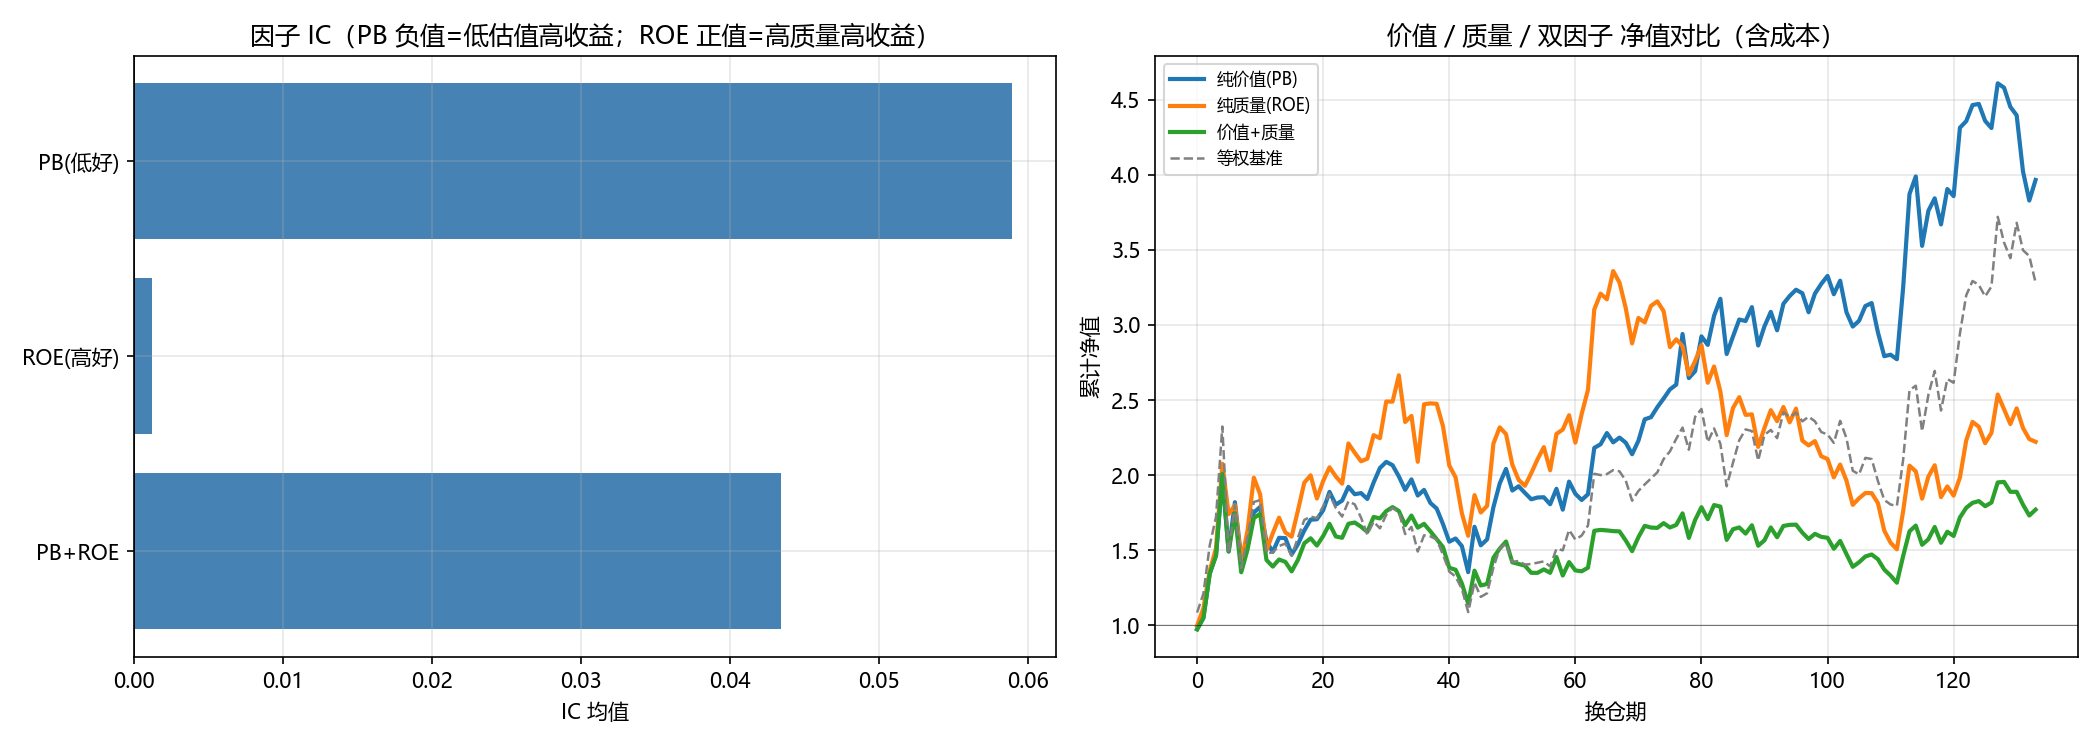

Here is the Python script that generated this plot:
# -*- coding: utf-8 -*-
"""
价值 + 质量双因子研究：低 PB + 高 ROE = 好公司好价格（格雷厄姆/巴菲特式）
- 价值因子：PB（低好）
- 质量因子：ROE（高好，年报滞后 4 个月避免前视偏差）
- 检验：ROE 是否在 PB 之上提供增量 alpha
"""
import pickle
import numpy as np
import pandas as pd

import matplotlib
matplotlib.use('Agg')
import matplotlib.pyplot as plt
plt.rcParams['font.sans-serif'] = ['Microsoft YaHei', 'SimHei', 'SimSun']
plt.rcParams['axes.unicode_minus'] = False

LISTED_CACHE = "full_market_cache.pkl"
VAL_CACHE = "val_cache.pkl"
ROE_CACHE = "roe_cache.pkl"

HOLD, N_HOLD = 21, 50
ROUND_TRIP = 0.0030


def zscore(s):
    s = s.astype(float)
    sd = s.std()
    return (s - s.mean()) / sd if sd > 0 else pd.Series(0.0, index=s.index)


def clean(f):  # 估值因子：负值置 NaN + 缩尾
    f = f.astype(float)
    f = f.where(f > 0)
    lo, hi = f.quantile(0.01), f.quantile(0.99)
    return f.clip(lo, hi)


def winsorize(s):  # ROE：保留负值，仅缩尾
    s = s.astype(float)
    lo, hi = s.quantile(0.01), s.quantile(0.99)
    return s.clip(lo, hi)


def spearman(a, b):
    df = pd.DataFrame({"a": a, "b": b}).dropna()
    if len(df) < 10:
        return np.nan
    return df['a'].rank().corr(df['b'].rank())


def tstat(ics):
    s = pd.Series(ics).dropna()
    if len(s) < 5 or s.std() == 0:
        return 0.0
    return s.mean() / s.std() * np.sqrt(len(s))


def to_bs_code(c):
    return ('sh.' if c.startswith('6') else 'sz.') + c


# ============ 数据 ============
with open(LISTED_CACHE, 'rb') as f:
    listed = pickle.load(f)
with open(VAL_CACHE, 'rb') as f:
    val = pickle.load(f)
with open(ROE_CACHE, 'rb') as f:
    roe_df = pickle.load(f)

close = listed['close']
pb = val['pb'].reindex(close.index)
roe_df.columns = [to_bs_code(c) for c in roe_df.columns]
roe_df = roe_df[[c for c in close.columns if c in roe_df.columns]]

# 点即时 ROE：年报 Y 于 Y+1 年 4/30 公布后才可用
def build_pt_roe(roe_df, dates):
    roe_pt = pd.DataFrame(index=dates, columns=roe_df.columns, dtype=float)
    for year in roe_df.index:
        start = pd.Timestamp(year + 1, 4, 30)
        end = pd.Timestamp(year + 2, 4, 30)
        mask = (dates >= start) & (dates < end)
        if mask.any():
            roe_pt.loc[mask, :] = roe_df.loc[year].values
    return roe_pt

roe_pt = build_pt_roe(roe_df, close.index)
print(f"ROE 数据: {roe_df.shape[0]}年 × {roe_df.shape[1]}只，点即时 ROE 覆盖 {roe_pt.notna().sum().sum()} 个(期×股)")

dates = close.index
rebal = [i for i in range(0, len(dates), HOLD) if i + HOLD < len(dates)]


def fwd_ret(i):
    return close.iloc[i + HOLD] / close.iloc[i] - 1


def score_value(i):
    return -zscore(clean(pb.iloc[i]))


def score_quality(i):
    return zscore(winsorize(roe_pt.iloc[i]))


def score_combo(i):
    return score_value(i) + score_quality(i)


# ============ IC 分析 ============
print("\n" + "=" * 78)
print("因子 IC 分析（月度，618只，2015-2026）")
print("=" * 78)
print(f"{'因子':<16}{'IC均值':>10}{'|t|':>8}{'ICIR':>8}{'方向解读':>16}")
print("-" * 78)

ic_store = {}
for name, fn in [("PB(低好)", score_value), ("ROE(高好)", score_quality),
                 ("PB+ROE", score_combo)]:
    ics = [spearman(fn(i), fwd_ret(i)) for i in rebal]
    ic_store[name] = ics
    s = pd.Series(ics).dropna()
    icir = s.mean() / s.std() if s.std() > 0 else 0
    interp = "低PB→高收益" if name == "PB(低好)" else ("高ROE→高收益" if name == "ROE(高好)" else "高分→高收益")
    print(f"{name:<16}{s.mean():>+10.4f}{tstat(ics):>8.2f}{icir:>8.2f}{interp:>16}")

# ============ 策略回测 ============
print("\n" + "=" * 78)
print("策略回测（top50，月度，含成本）")
print("=" * 78)
print(f"{'策略':<16}{'累计':>10}{'年化':>10}{'基准':>10}{'超额':>8}{'夏普':>8}{'换手':>8}")
print("-" * 78)

strategies = [("纯价值(PB)", score_value), ("纯质量(ROE)", score_quality),
              ("价值+质量", score_combo)]
results = {}
for name, fn in strategies:
    rets, bench, turns = [], [], []
    prev = set()
    for i in rebal:
        sc = fn(i)
        fwd = fwd_ret(i)
        valid = sc.dropna().index
        bench.append(fwd[valid].mean())
        if len(valid) >= N_HOLD:
            top = sc[valid].nlargest(N_HOLD).index
            gross = fwd[top].mean()
            turn = 1 - len(set(top) & prev) / N_HOLD if prev else 1.0
            rets.append(gross - turn * ROUND_TRIP)
            turns.append(turn)
            prev = set(top)
    s = pd.Series(rets)
    cum = (1 + s).cumprod()
    total = (cum.iloc[-1] - 1) * 100
    annual = (cum.iloc[-1] ** (12 / len(s)) - 1) * 100
    dd = ((cum - cum.cummax()) / cum.cummax()).min() * 100
    sharpe = s.mean() / s.std() * np.sqrt(12) if s.std() > 0 else 0
    b = pd.Series(bench)
    b_cum = (1 + b).cumprod()
    b_annual = (b_cum.iloc[-1] ** (12 / len(b)) - 1) * 100
    results[name] = (cum, b_cum)
    print(f"{name:<16}{total:>+9.1f}%{annual:>+9.2f}%{b_annual:>+9.2f}%"
          f"{annual-b_annual:>+7.2f}{sharpe:>8.2f}{np.mean(turns)*100:>7.1f}%")

# ============ 图 ============
fig, axes = plt.subplots(1, 2, figsize=(14, 5))

names = list(ic_store.keys())
means = [pd.Series(ic_store[n]).dropna().mean() for n in names]
colors = ['green' if m < 0 else 'steelblue' for m in means]
axes[0].barh(names[::-1], means[::-1], color=colors[::-1])
axes[0].axvline(0, color='black', linewidth=0.8)
axes[0].set_title("因子 IC（PB 负值=低估值高收益；ROE 正值=高质量高收益）")
axes[0].set_xlabel("IC 均值")
axes[0].grid(alpha=0.3)

for name, (cum, b_cum) in results.items():
    axes[1].plot(cum.values, linewidth=2, label=name)
axes[1].plot(results['纯价值(PB)'][1].values, color='gray', linewidth=1.2,
             linestyle='--', label='等权基准')
axes[1].axhline(1.0, color='black', linewidth=0.5, alpha=0.5)
axes[1].set_title("价值 / 质量 / 双因子 净值对比（含成本）")
axes[1].set_xlabel("换仓期")
axes[1].set_ylabel("累计净值")
axes[1].legend(fontsize=8)
axes[1].grid(alpha=0.3)

plt.tight_layout()
plt.savefig("value_quality.png", dpi=150)
print("\n[OK] 图表已保存 value_quality.png")
